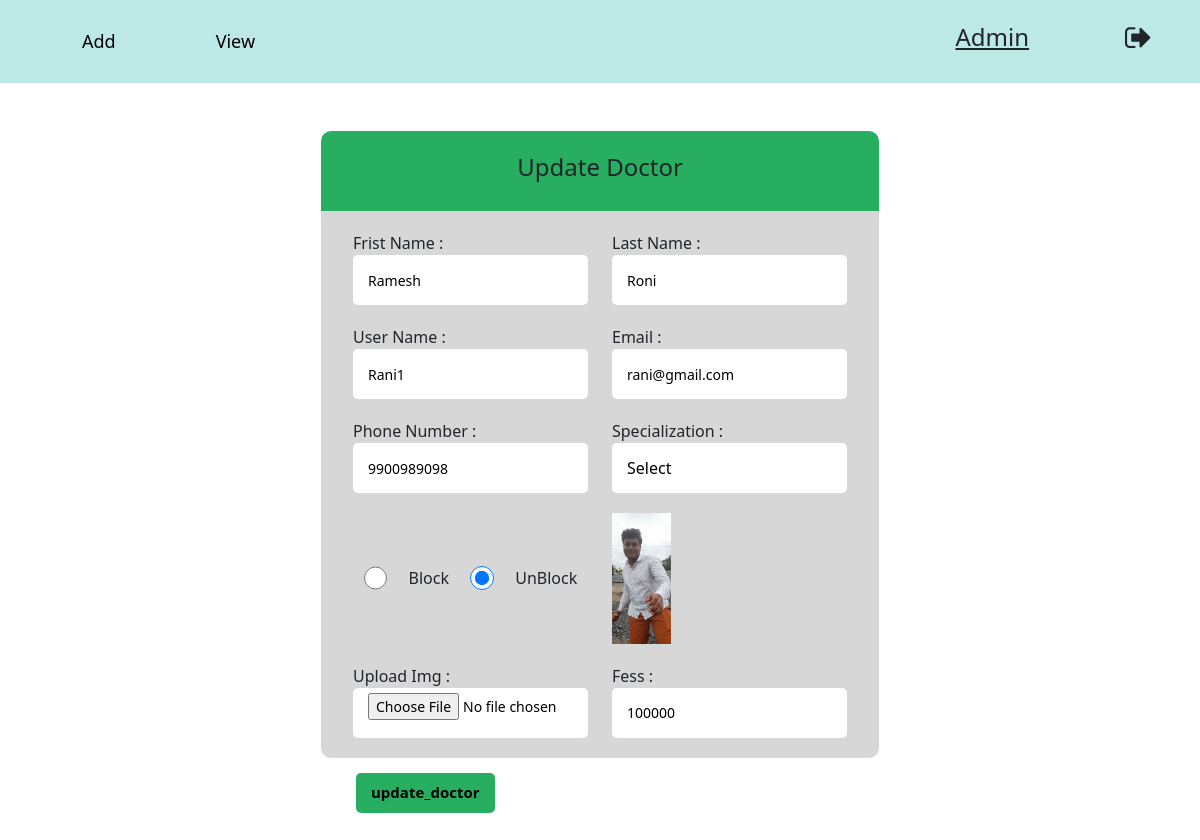
Page /viewdoctor/update/24 (signed in) on the committed database.
### hospital/models.py (models this page shows)
class User(AbstractUser):
    lillness = models.ForeignKey(Lillnes,on_delete=models.CASCADE,blank=True,null=True,db_column="Illnes_Id",)
    room=models.ForeignKey(room,on_delete=models.CASCADE,blank=True,null=True,db_column='Room_Id')
    medicines=models.TextField(db_column="Medicines",blank=True,null=True)
    fess = models.IntegerField(db_column="Fess",blank=True,null=True)
    category = models.CharField(db_column="Category",max_length=255,blank=True,null=True)
    phone = models.BigIntegerField(db_column="Phone",blank=True,null=True)
    img = models.ImageField(upload_to='img',blank=True,null=True,db_column="User_Img")
    doctor_id = models.IntegerField(db_column="Doctor_Id",blank=True,null=True)
    staff_id = models.IntegerField(db_column="Staff_Id",blank=True,null=True)
    check_out_status = models.CharField(db_column="Check_Out",default=False,max_length=255)
    doctor_category = models.CharField(db_column="D_Category",default="Mbbs",blank=False,max_length=255)
    staff_category = models.CharField(db_column="S_Category", default="Compounder", blank=False, max_length=255)
    user_bed = models.IntegerField(db_column="Bed_Id",blank=True,null=True)
    user_bills = models.IntegerField(db_column='Total_Bills',blank=True,null=True)

### hospital/doctor.py (the view, shortened to what this page needs)
# urls.py: path('viewdoctor/update/<int:id>',doctor.update,name='update_doctor'),
@login_required(login_url='/login/')
def update(request, id):
    if request.user.is_superuser == True:
        doc_data = User.objects.get(id=id)
        contex = {
            'doc_data': doc_data,
        }
        return render(request, 'adddoctor.html', contex)
    return HttpResponseNotFound('Page Not Found')

### hospital/templates/adddoctor.html (shortened to what this page needs)
{% extends 'base.html' %}
    {% block start %}
      <div class="container">
            <form class="add_doctor"  action="" method="POST" enctype="multipart/form-data">
              <div class="form-title">{% if doc_data %}<h4>Update Doctor</h4>{% else %}<h4>Add Doctor</h4>{% endif %}</div>
              <div class="form-body">
                <div class="row">
                    <div class="d-flex  flex-column w-50">
                        <label>Frist Name :</label>
                        <input type="text" name="fname" placeholder="Frist Name" value="{% if doc_data %}{{ doc_data.first_name }}{% endif %}" required>
                    </div>
                    <div class="d-flex  flex-column w-50">
                        <label>Last Name :</label>
                        <input type="text" name="lname" placeholder="Last Name" value="{% if doc_data %}{{ doc_data.last_name }}{% endif %}" required>
                    </div>
                </div>
                <div class="row">
                    <div class="d-flex  flex-column w-50">
                        <label>User Name :</label>
                        <input type="text" name="username" placeholder="User Name" value="{% if doc_data %}{{ doc_data.username }}{% endif %}" required>
                    </div>
                    <div class="d-flex  flex-column w-50">
                        <label>Email :</label>
                        <input type="email" name="email" placeholder="Email" value="{% if doc_data %}{{ doc_data.email }}{% endif %}" required>
                    </div>
                </div>
                <div class="row">
                    <div class="d-flex  flex-column w-50">
                        <label>Phone Number :</label>
                        <input type="text" name="phone" placeholder="Phone" value="{% if doc_data %}{{ doc_data.phone }}{% endif %}" required>
                    </div>
                    <div class="d-flex  flex-column w-50">
                        <label>Specialization :</label>
                        <select name="doctor_category" required>
                            <option value="" disabled selected>Select</option>
                        </select>
                    </div>
                </div>
                <div class="row">
                    {% if doc_data %}
                    <div class="row w-50">
                        <input type="radio" name="block" value="False" {% if doc_data.is_active == False %}checked{% endif %}> Block
                        <input type="radio" name="block" value="True"  {% if doc_data.is_active == True %}checked{% endif %}> UnBlock
                    </div>
                    <div class="w-50">
                        <img src="http://127.0.0.1:8000/media/{{doc_data.img}}" alt="now" class="w-25"><br>
                    </div>
                    {% endif %}
                </div>
                <div class="row">
                    <div class="d-flex  flex-column w-50">
                        <label>Upload Img :</label>
                        <input type="file" name="img" >
                    </div>
                    <div class="d-flex  flex-column w-50">
                        <label>Fess :</label>
                        <input type="Number" name="fess" placeholder="Fess" value="{% if doc_data %}{{ doc_data.fess }}{% endif %}" min="0" oninput="validity.valid||(value='');" required>
                    </div>
                </div>
              </div>
              <div class="form-footer">
                <a href="viewdoctor.html"><input type="submit" onclick="return confirm('Are you sure you want to add Doctor?')" name="{% if doc_data %}update_doctor{% else %}add_doctor{% endif %}" value="{% if doc_data %}update_doctor{% else %}add_doctor{% endif %}"></a>
              </div>
            </form>
        </div>
    {% endblock %}

### hospital/static/style/style.css (style rules this page uses)
.form-title { width: 100%; display: flex; align-items: center; justify-content: center; height: 80px; font-size: 20px; font-weight: bold; background: #27ae60; border-radius: 10px 10px 0 0; }
.form-body { padding: 10px; background: #cfcfcfd4; border-radius: 0 0 10px 10px; }
.row { display: flex; justify-content: space-around; padding: 10px; }
input[type="text"], input[type="email"], input[type="number"], input[type="file"], input[type="password"], select { appearance: none; width: 88%; margin: 0 15px; height: 50px; padding: 5px 15px; border-radius: 5px; outline: none; border: none; background: #e8ebed; color: #576366; font-size: 14px; }
.form-footer { margin: 0 25px 15px 25px; padding: 15px 10px; }
input[type="submit"] { display: inline-block; height: 40px; border: none; border-radius: 5px; padding: 5px 15px; background: #27ae60; font-size: 15px; font-weight: bold; }
::placeholder { color: rgb(0, 0, 0); }
.add_doctor { width: 50%; margin: auto; }
.add_doctor .row { width: 100%; margin: auto; }
.add_doctor .row input[type="text"], input[type="email"], input[type="number"], input[type="file"] { width: 100%; background: white; margin: 0; color: black !important; }
select { width: 100% !important; background: white !important; color: black !important; }
input[type="radio"] { width: 10%; }

### rows in the picture
User: fname "Ramesh", lname "Roni", username "Rani1", email "rani@gmail.com", phone "9900989098", is_active "☑", img (picture), fess "100000"
